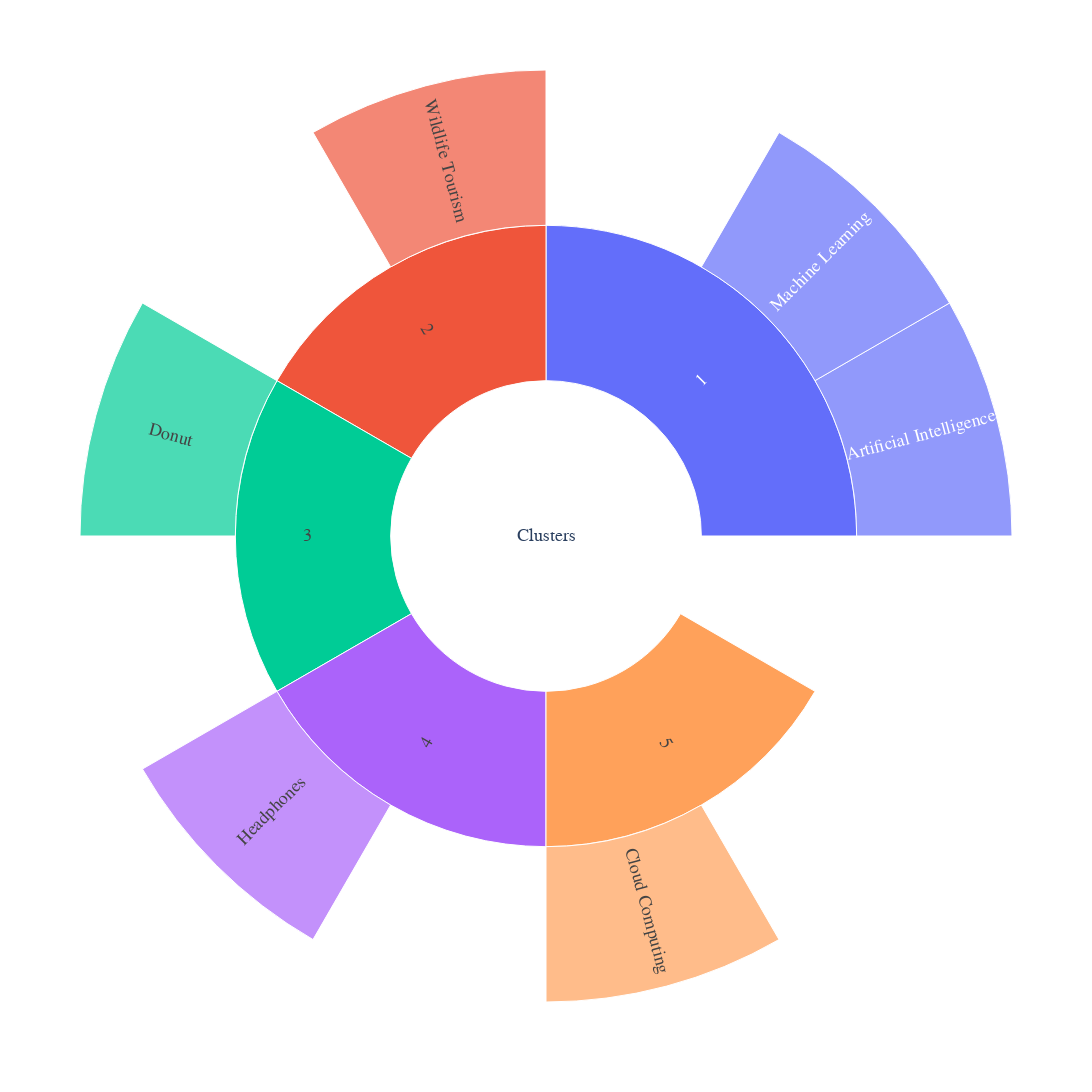

Notebook code cell kept with this figure:
### Code cell
import plotly.express as px

data = dict(
    character=["Clusters"] + unique_clusters + keywords_x,
    parent=[""] + ["Clusters"]*len(unique_clusters) + clusters_y,
    value=[1]*(len(unique_clusters)+len(keywords_x)+1)
)

fig = px.sunburst(
    data,
    names='character',
    parents='parent',
    values='value',
)

fig.update_traces(
    insidetextorientation='radial'
)

fig.update_layout(
    autosize=False,
    width=1200,
    height=1200,
    font=dict(
        family="Comic Sans MS",
        size=18
    )
)

fig.show()

import os
if not os.path.exists("images"):
    os.mkdir("images")
fig.write_image("images/clusters.png")

### Figure 1 — Plotly figure (JSON) as saved in the notebook; plotly's stock layout.template omitted (floating-point values rounded to 4 significant figures)
{"data": [{"domain": {"x": [0.0, 1.0], "y": [0.0, 1.0]}, "hovertemplate": "character=%{label}<br>value=%{value}<br>parent=%{parent}<extra></extra>", "labels": ["Clusters", "1", "2", "3", "4", "5", "Artificial Intelligence", "Machine Learning", "Wildlife Tourism", "Donut", "Headphones", "Cloud Computing"], "name": "", "parents": ["", "Clusters", "Clusters", "Clusters", "Clusters", "Clusters", "1", "1", "2", "3", "4", "5"], "values": [1, 1, 1, 1, 1, 1, 1, 1, 1, 1, 1, 1], "type": "sunburst", "insidetextorientation": "radial"}], "layout": {"legend": {"tracegroupgap": 0}, "margin": {"t": 60}, "font": {"family": "Comic Sans MS", "size": 18}, "autosize": false, "width": 1200, "height": 1200}}
